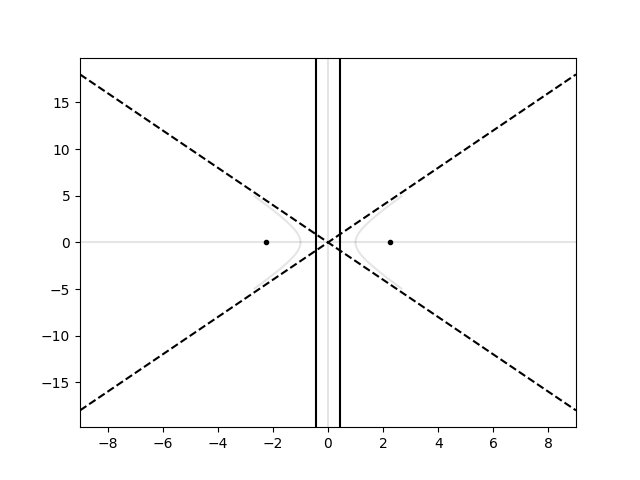

This figure's Python source:

import numpy as np
import matplotlib as mpl
import matplotlib.pyplot as plt
#mpl.rcParams['axes.prop_cycle'] = mpl.cycler('color', ['k'])
#  overwrites matplotlib color cycling and sets all the lines as black
mpl.rcParams['lines.color'] = 'k'
mpl.rcParams['axes.prop_cycle'] = mpl.cycler('color', ['k'])
x = np.linspace(-9, 9, 400)
y = np.linspace(-5, 5, 400)
x, y = np.meshgrid(x, y)
a, b, c, d, e, f = 1, -2, 1, 2, 2, -10
def axes():
    plt.axhline(0, alpha=.1)
    plt.axvline(0, alpha=.1)


axes()
plt.contour(x, y,(x**2/a**2 - y**2/b**2), [1], colors='k', alpha=.1)
# Eccentricity.
e = np.sqrt(1 + b**2/a**2)
# Foci.
plt.plot(a*e, 0, '.', -a*e, 0, '.')
# Directrices.
plt.axvline(a/e)
plt.axvline(-a/e)
# Asymptotes.
plt.plot(x[0,:], b/a*x[0,:], '--')
plt.plot(x[0,:], -b/a*x[0,:], '--')
plt.show()
